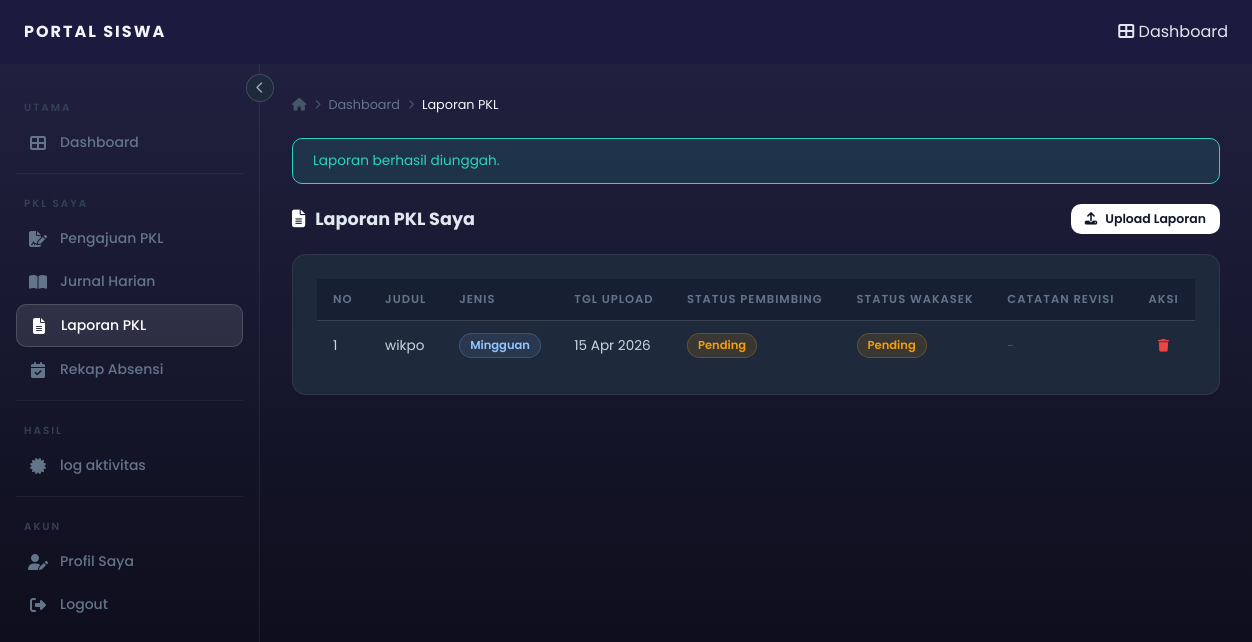
Screenshot of /siswa/siswa-laporan.php (signed in) with the database file from the repository.
### tables this page shows
CREATE TABLE `laporan_pkl` (
  `id` int(11) NOT NULL,
  `siswa_id` int(11) NOT NULL,
  `judul_laporan` varchar(200) DEFAULT NULL,
  `file_path` varchar(255) DEFAULT NULL,
  `jenis_laporan` enum('mingguan','akhir') NOT NULL,
  `status_pembimbing` enum('pending','revisi','disetujui') DEFAULT 'pending',
  `status_wakasek` enum('pending','disetujui') DEFAULT 'pending',
  `catatan_revisi` text DEFAULT NULL,
  `tampil_di_publik` tinyint(1) DEFAULT 0,
  `created_at` timestamp NOT NULL DEFAULT current_timestamp()
);

### siswa/siswa-laporan.php (the view, shortened to what this page needs)
<?php
include "../config.php";
$siswa_id = $_SESSION['user']['id_user'];
if (mysqli_query($conn, "INSERT INTO laporan_pkl ...")) {
    mysqli_query($conn, "INSERT INTO log_aktivitas (id_users, aktivitas) VALUES ($siswa_id, )");
}
$result = mysqli_query($conn,
    "SELECT * FROM laporan_pkl WHERE siswa_id=$siswa_id ORDER BY created_at DESC");
include '_header_siswa.php';
?>
<div class="page-header" style="display:flex;align-items:center;justify-content:space-between;margin-bottom:20px;">
    <h2><i class="fas fa-file-alt"></i> Laporan PKL Saya</h2>
    <button class="btn btn-primary btn-sm" onclick="document.getElementById('modalLaporan').classList.add('active')">
        <i class="fas fa-upload"></i> Upload Laporan
    </button>
</div>
<div class="card">
    <div class="table-responsive">
        <table class="table">
            <thead>
                <tr>
                    <th>No</th>
                    <th>Judul</th>
                    <th>Jenis</th>
                    <th>Tgl Upload</th>
                    <th>Status Pembimbing</th>
                    <th>Status Wakasek</th>
                    <th>Catatan Revisi</th>
                    <th style="text-align:center;">Aksi</th>
                </tr>
            </thead>
            <tbody>
            <?php
            $no = 1;
            $sp_pill = ['pending'=>'pill-yellow','revisi'=>'pill-red','disetujui'=>'pill-green'];
            $sw_pill = ['pending'=>'pill-yellow','disetujui'=>'pill-green'];
            if ($result && mysqli_num_rows($result) > 0):
                while ($row = mysqli_fetch_assoc($result)): ?>
                <tr>
                    <td><?= $no++; ?></td>
                    <td><?= htmlspecialchars($row['judul_laporan'] ?? '(Tanpa judul)'); ?></td>
                    <td>
                        <span class="pill pill-blue"><?= ucfirst($row['jenis_laporan']); ?></span>
                    </td>
                    <td style="white-space:nowrap;"><?= date('d M Y', strtotime($row['created_at'])); ?></td>
                    <td>
                        <span class="pill <?= $sp_pill[$row['status_pembimbing']]; ?>">
                            <?= ucfirst($row['status_pembimbing']); ?>
                        </span>
                    </td>
                    <td>
                        <span class="pill <?= $sw_pill[$row['status_wakasek']]; ?>">
                            <?= ucfirst($row['status_wakasek']); ?>
                        </span>
                    </td>
                    <td style="font-size:.78rem;color:<?= $row['catatan_revisi'] ? '#ef4444' : '#475569'; ?>;">
                        <?= $row['catatan_revisi'] ? htmlspecialchars(mb_strimwidth($row['catatan_revisi'],0,50,'...')) : '-'; ?>
                    </td>
                    <td style="text-align:center;white-space:nowrap;">
                        <?php if ($row['status_pembimbing'] === 'pending'): ?>
                        <a href="siswa-laporan.php?hapus=<?= $row['id']; ?>"
                           onclick="return confirm('Hapus laporan ini?')"
                           style="color:#ef4444;font-size:.78rem;text-decoration:none;">
                            <i class="fas fa-trash"></i>
                        </a>
                        <?php endif; ?>
                    </td>
                </tr>
                <?php endwhile;
            endif; ?>
            </tbody>
        </table>
    </div>
</div>
<?php include '_footer_siswa.php'; ?>

### siswa/style.css (style rules this page uses)
*, *::before, *::after { box-sizing: border-box; margin: 0; padding: 0; }
html { scroll-behavior: smooth; }
body { font-family: 'Poppins', sans-serif; background: linear-gradient(to bottom, #222243, #090913); color: #e2e8f0; min-height: 100vh; }
a { text-decoration: none; color: inherit; }
h2 { font-size: 1.25rem; font-weight: 600; color: #e2e8f0; }
.btn { display: inline-flex; align-items: center; gap: 8px; padding: 10px 20px; border-radius: 10px; font-family: 'Poppins', sans-serif; font-size: 0.85rem; font-weight: 600; cursor: pointer; transition: all 0.2s; border: none; text-decoration: none; }
.btn-primary { background: #ffffff; color: #0f172a; }
.btn-sm { padding: 6px 14px; font-size: 0.78rem; }
.card { background: #1e293b; border: 1px solid rgba(255, 255, 255, 0.07); border-radius: 14px; padding: 24px; }
table { width: 100%; border-collapse: collapse; font-size: 0.85rem; }
thead tr { background: #162032; border-bottom: 1px solid rgba(255, 255, 255, 0.08); }
thead th { padding: 12px 16px; text-align: left; font-size: 0.72rem; font-weight: 600; color: #64748b; letter-spacing: 1px; text-transform: uppercase; white-space: nowrap; }
tbody tr { border-bottom: 1px solid rgba(255, 255, 255, 0.04); transition: background 0.15s; }
tbody tr:last-child { border-bottom: none; }
tbody td { padding: 12px 16px; color: #cbd5e1; vertical-align: middle; }
.pill { display: inline-flex; align-items: center; gap: 5px; padding: 3px 10px; border-radius: 99px; font-size: 0.72rem; font-weight: 600; }
.pill-yellow { background: rgba(245, 158, 11, 0.12); color: #f59e0b; border: 1px solid rgba(245, 158, 11, 0.25); }
.pill-blue { background: rgba(147, 197, 253, 0.1); color: #93c5fd; border: 1px solid rgba(147, 197, 253, 0.2); }
.page-header { display: flex; align-items: center; justify-content: space-between; gap: 16px; margin-bottom: 24px; flex-wrap: wrap; }
.page-header h2 { font-size: 1.1rem; font-weight: 700; color: #e2e8f0; display: flex; align-items: center; gap: 10px; }
.page-header h2 i { color: #ffffff; }

### rows the page displays
laporan_pkl: judul_laporan "wikpo", jenis_laporan "Mingguan", created_at "15 Apr 2026", status_pembimbing "Pending", status_wakasek "Pending"

### other values shown
$label "Dashboard Pengajuan PKL Jurnal Harian Laporan PKL Rekap Absensi log aktivitas Profil Saya Logout"
$page_title "Laporan PKL"
$f['msg'] "Laporan berhasil diunggah."
